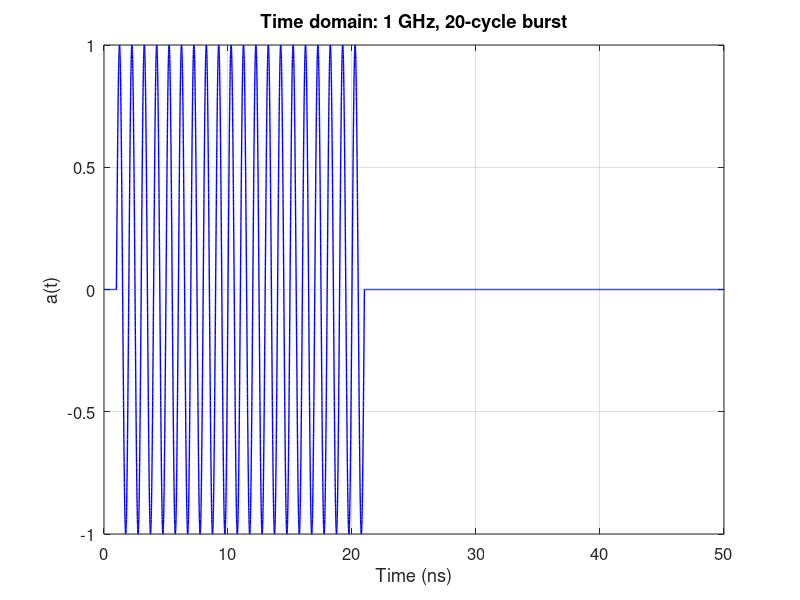
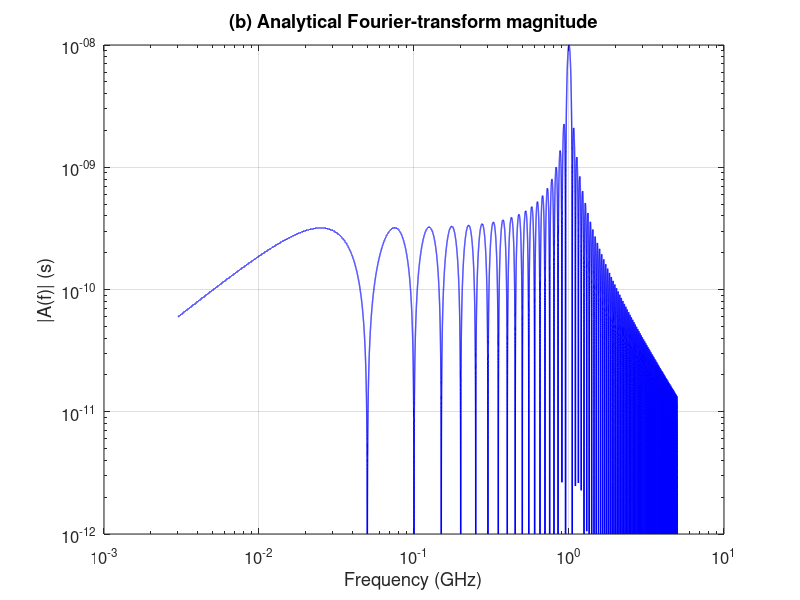

Source code (MATLAB) for these figures, in order:
%% Reproduce the 20-cycle RF burst and its analytical spectrum
% A 20 ns burst delayed by 1 ns ends at 21 ns.
clear; clc; close all;

%% Parameters
f0  = 1e9;                 % Carrier frequency: 1 GHz
T   = 1/f0;                % One cycle: 1 ns
N   = 20;                  % Number of complete cycles (positive integer)
D   = N*T;                 % Burst duration: 20 ns
tau = 1e-9;                % Start time: 1 ns
assert(N > 0 && N == round(N), 'N must be a positive integer.');

%% (a) Time-domain waveform
t = linspace(0, 50e-9, 10001);
a = zeros(size(t));
on = (t >= tau) & (t <= tau + D);
a(on) = sin(2*pi*f0*(t(on)-tau));

%% (b) Analytical Fourier-transform magnitude
% A time delay changes phase, but not spectral magnitude.
f = unique(sort([logspace(log10(3e6), log10(5e9), 80000), ...
                 f0, f0-1/D, f0+1/D]));
w  = 2*pi*f;
w0 = 2*pi*f0;
A = zeros(size(f));
atCarrier = abs(f-f0) < 1; % Avoid the removable 0/0 at the carrier
A(~atCarrier) = abs(2*w0*sin(w(~atCarrier)*D/2) ./ ...
                         (w0^2-w(~atCarrier).^2));
A(atCarrier) = D/2;       % Exact carrier magnitude: 1e-8 s


%% Figure 1: Time-domain waveform
figure('Color','w');

plot(t*1e9, a, 'b', 'LineWidth', 1);
xlim([0 50]);
ylim([-1 1]);

xticks(0:10:50);
yticks(-1:0.5:1);

xlabel('Time (ns)');
ylabel('a(t)');
title('Time domain: 1 GHz, 20-cycle burst');

grid on;
box on;
set(gca,'FontSize',12);

%% Figure 2: Frequency-domain spectrum
figure('Color','w');

loglog(f/1e9, max(A,1e-12), 'b', 'LineWidth', 1);
xlim([1e-3 1e1]);
ylim([1e-12 1e-8]);

xticks([1e-3 1e-2 1e-1 1 10]);
yticks([1e-12 1e-11 1e-10 1e-9 1e-8]);

xlabel('Frequency (GHz)');
ylabel('|A(f)| (s)');
title('Analytical Fourier-transform magnitude');

grid on;
box on;
set(gca,'FontSize',12,'XMinorGrid','off','YMinorGrid','off');
% Floor only for displaying nulls on a logarithmic axis.
loglog(f/1e9, max(A,1e-12), 'b', 'LineWidth', 1);
xlim([1e-3 1e1]); ylim([1e-12 1e-8]);
xticks([1e-3 1e-2 1e-1 1 10]);
yticks([1e-12 1e-11 1e-10 1e-9 1e-8]);
xlabel('Frequency (GHz)');
ylabel('|A(f)| (s)');
title('(b) Analytical Fourier-transform magnitude');
grid on; box on;
set(gca,'FontSize',12,'XMinorGrid','off','YMinorGrid','off');

fprintf('Burst duration: %.1f ns\n',D*1e9);
fprintf('Burst starts at %.1f ns and ends at %.1f ns\n', ...
        tau*1e9,(tau+D)*1e9);
fprintf('Magnitude at the carrier: %.3e s\n',D/2);
fprintf('First zeros around carrier: %.0f and %.0f MHz\n', ...
        (f0-1/D)/1e6,(f0+1/D)/1e6);
